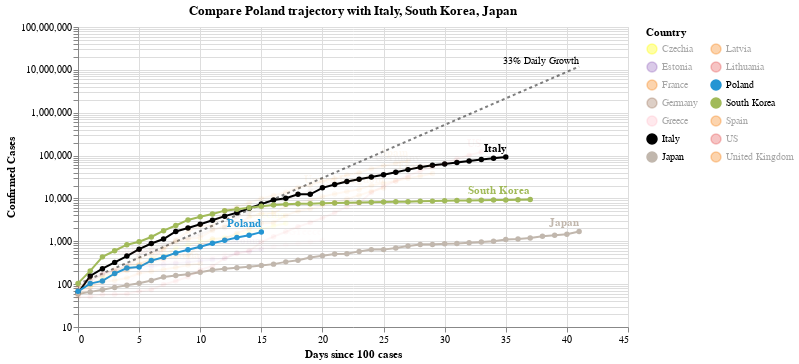

This figure's notebook cell:
### Code cell
#hide_input
chart3 = make_since_chart(['Poland'])
chart3

### Figure 1 — Vega-Lite specification as saved in the notebook (floating-point values rounded to 4 significant figures; data arrays with more than 128 entries replaced by an {"elided": "..."} marker saying what was removed)
{"config": {"view": {"continuousWidth": 400, "continuousHeight": 300}}, "layer": [{"mark": {"type": "line", "color": "black", "opacity": 0.5, "strokeDash": [3, 3]}, "encoding": {"x": {"type": "quantitative", "field": "Days since 100 cases"}, "y": {"type": "quantitative", "field": "Confirmed Cases"}}}, {"mark": {"type": "text", "align": "right", "dy": -6, "fontSize": 10, "text": "33% Daily Growth"}, "encoding": {"x": {"type": "quantitative", "field": "Days since 100 cases"}, "y": {"type": "quantitative", "field": "Confirmed Cases"}}, "transform": [{"filter": "(datum['Days since 100 cases'] >= 41)"}]}, {"data": {"name": "data-065e5b6240970d49dd9ea796b19ee9ec"}, "mark": {"type": "line", "point": true}, "encoding": {"color": {"type": "nominal", "field": "Country", "legend": {"columns": 2}, "scale": {"domain": ["Czechia", "Estonia", "France", "Germany", "Greece", "Italy", "Japan", "Latvia", "Lithuania", "Poland", "South Korea", "Spain", "US", "United Kingdom"], "range": ["yellow", "#9467bd", "#F58518", "#9D755D", "pink", "black", "#C1B7AD", "#F58518", "#E45756", "#2495D3", "#A1BA59", "#F58518", "#E45756", "#F58518"]}}, "opacity": {"condition": {"value": 1, "selection": "selector001"}, "value": 0.05}, "tooltip": [{"type": "nominal", "field": "Country"}, {"type": "temporal", "field": "Date"}, {"type": "quantitative", "field": "Confirmed Cases"}, {"type": "quantitative", "field": "Days since 100 cases"}], "x": {"type": "quantitative", "field": "Days since 100 cases"}, "y": {"type": "quantitative", "field": "Confirmed Cases", "scale": {"type": "log"}}}, "selection": {"selector001": {"type": "multi", "fields": ["Country"], "bind": "legend", "init": [{"Country": "Poland"}, {"Country": "Italy"}, {"Country": "South Korea"}, {"Country": "Japan"}]}}, "width": 550}, {"data": {"name": "data-065e5b6240970d49dd9ea796b19ee9ec"}, "mark": {"type": "text", "align": "right", "dy": -8, "fontWeight": "bold"}, "encoding": {"color": {"type": "nominal", "field": "Country", "legend": {"columns": 2}, "scale": {"domain": ["Czechia", "Estonia", "France", "Germany", "Greece", "Italy", "Japan", "Latvia", "Lithuania", "Poland", "South Korea", "Spain", "US", "United Kingdom"], "range": ["yellow", "#9467bd", "#F58518", "#9D755D", "pink", "black", "#C1B7AD", "#F58518", "#E45756", "#2495D3", "#A1BA59", "#F58518", "#E45756", "#F58518"]}}, "opacity": {"condition": {"value": 1, "selection": "selector001"}, "value": 0.05}, "text": {"type": "nominal", "field": "Country"}, "tooltip": [{"type": "nominal", "field": "Country"}, {"type": "temporal", "field": "Date"}, {"type": "quantitative", "field": "Confirmed Cases"}, {"type": "quantitative", "field": "Days since 100 cases"}], "x": {"type": "quantitative", "field": "Days since 100 cases"}, "y": {"type": "quantitative", "field": "Confirmed Cases", "scale": {"type": "log"}}}, "transform": [{"filter": "(datum['Date'] >= 1585353600000)"}], "width": 550}], "data": {"name": "data-41802889f96861f87568fc70552512ca"}, "title": "Compare Poland trajectory with Italy, South Korea, Japan", "$schema": "https://vega.github.io/schema/vega-lite/v4.0.2.json", "datasets": {"data-41802889f96861f87568fc70552512ca": [{"Days since 100 cases": 0, "Confirmed Cases": 100.0}, {"Days since 100 cases": 1, "Confirmed Cases": 133.0}, {"Days since 100 cases": 2, "Confirmed Cases": 176.9}, {"Days since 100 cases": 3, "Confirmed Cases": 235.3}, {"Days since 100 cases": 4, "Confirmed Cases": 312.9}, {"Days since 100 cases": 5, "Confirmed Cases": 416.2}, {"Days since 100 cases": 6, "Confirmed Cases": 553.5}, {"Days since 100 cases": 7, "Confirmed Cases": 736.1}, {"Days since 100 cases": 8, "Confirmed Cases": 979.1}, {"Days since 100 cases": 9, "Confirmed Cases": 1302.0}, {"Days since 100 cases": 10, "Confirmed Cases": 1732.0}, {"Days since 100 cases": 11, "Confirmed Cases": 2303.0}, {"Days since 100 cases": 12, "Confirmed Cases": 3064.0}, {"Days since 100 cases": 13, "Confirmed Cases": 4074.0}, {"Days since 100 cases": 14, "Confirmed Cases": 5419.0}, {"Days since 100 cases": 15, "Confirmed Cases": 7207.0}, {"Days since 100 cases": 16, "Confirmed Cases": 9586.0}, {"Days since 100 cases": 17, "Confirmed Cases": 12750.0}, {"Days since 100 cases": 18, "Confirmed Cases": 16960.0}, {"Days since 100 cases": 19, "Confirmed Cases": 22550.0}, {"Days since 100 cases": 20, "Confirmed Cases": 29990.0}, {"Days since 100 cases": 21, "Confirmed Cases": 39890.0}, {"Days since 100 cases": 22, "Confirmed Cases": 53060.0}, {"Days since 100 cases": 23, "Confirmed Cases": 70560.0}, {"Days since 100 cases": 24, "Confirmed Cases": 93850.0}, {"Days since 100 cases": 25, "Confirmed Cases": 124800.0}, {"Days since 100 cases": 26, "Confirmed Cases": 166000.0}, {"Days since 100 cases": 27, "Confirmed Cases": 220800.0}, {"Days since 100 cases": 28, "Confirmed Cases": 293700.0}, {"Days since 100 cases": 29, "Confirmed Cases": 390600.0}, {"Days since 100 cases": 30, "Confirmed Cases": 519500.0}, {"Days since 100 cases": 31, "Confirmed Cases": 690900.0}, {"Days since 100 cases": 32, "Confirmed Cases": 918900.0}, {"Days since 100 cases": 33, "Confirmed Cases": 1222000.0}, {"Days since 100 cases": 34, "Confirmed Cases": 1625000.0}, {"Days since 100 cases": 35, "Confirmed Cases": 2162000.0}, {"Days since 100 cases": 36, "Confirmed Cases": 2875000.0}, {"Days since 100 cases": 37, "Confirmed Cases": 3824000.0}, {"Days since 100 cases": 38, "Confirmed Cases": 5086000.0}, {"Days since 100 cases": 39, "Confirmed Cases": 6764000.0}, {"Days since 100 cases": 40, "Confirmed Cases": 8996000.0}, {"Days since 100 cases": 41, "Confirmed Cases": 11970000.0}], "data-065e5b6240970d49dd9ea796b19ee9ec": {"elided": "353 records"}}}
